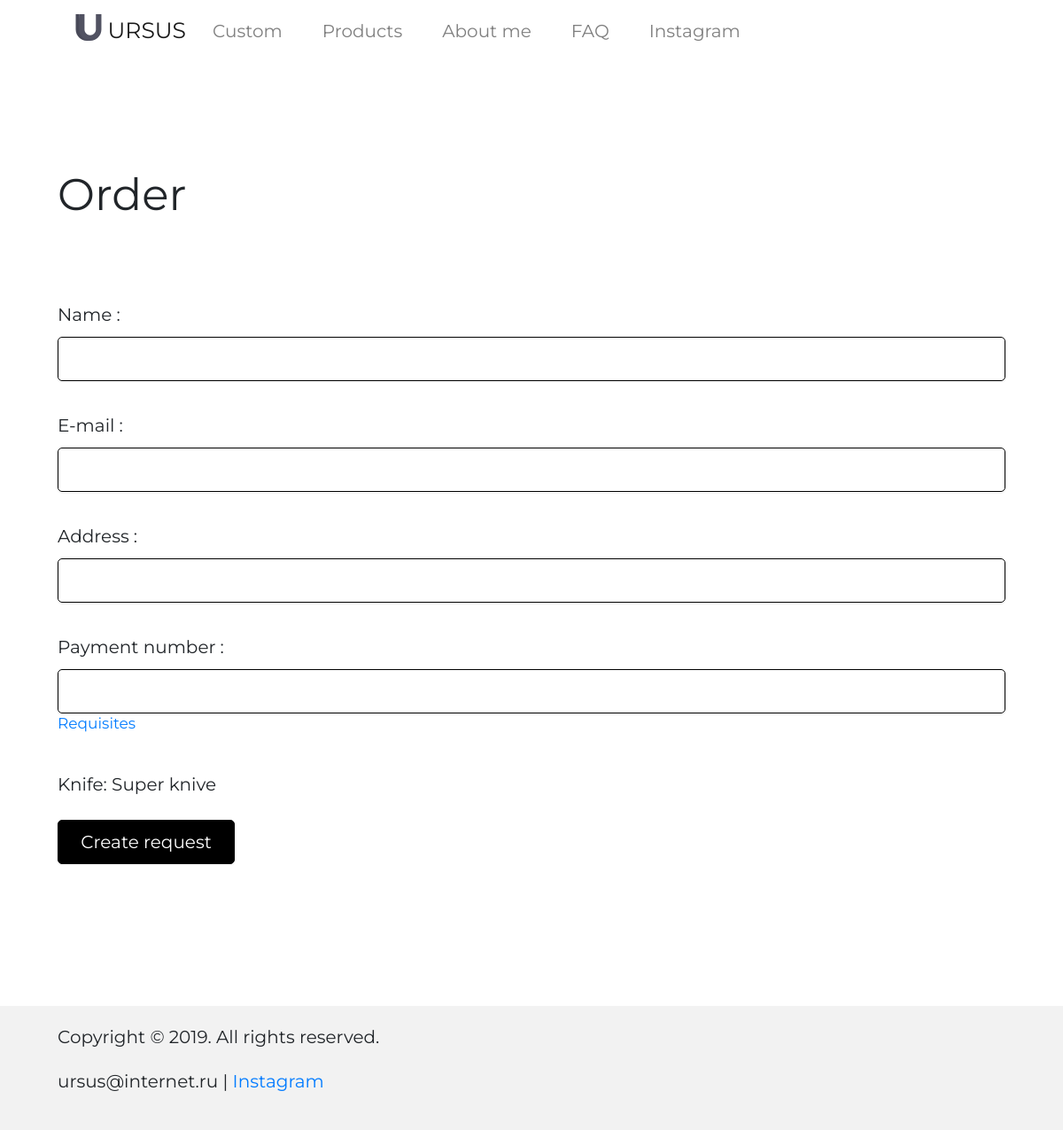
/products/order/super-knive, run on the app's committed database.
### models.py (models this page shows, shortened)
class MenuItem(db.Model):
    id = db.Column(db.Integer, primary_key=True)
    name = db.Column(db.String(35), nullable=False)
    slug = db.Column(db.String(55), unique=True, nullable=False)

### products/models.py (models this page shows, shortened)
class Knife(db.Model):
    id = db.Column(db.Integer, primary_key=True)
    name = db.Column(db.String(35), nullable=False)
    slug = db.Column(db.String(50), unique=True, nullable=False)
    length = db.Column(db.Integer, nullable=False)
    mass = db.Column(db.Integer, nullable=False)
    blade_material = db.Column(db.String(50), nullable=False)
    blade_length = db.Column(db.Integer, nullable=False)
    blade_thickness = db.Column(db.Integer, nullable=False)
    handle_material = db.Column(db.Integer, nullable=False)
    coating = db.Column(db.String(50), nullable=False)
    description = db.Column(db.String(250), nullable=False)

### products/products.py (the view, shortened to what this page needs)
@products.route('/order/<path>', methods=['POST', 'GET'])
def order(path):
    knife = get_knife_by_path(path)
    form = Order()
    return render_template('products/order.html', title=titles['order'], menu=g.menu, knife=knife, form=form)

### products/forms.py
class Order(FlaskForm):
    name = StringField('Name', validators=[DataRequired()])
    email = StringField('E-mail', validators=[DataRequired(), Email()])
    address = StringField('Address', validators=[DataRequired()])
    payment_number = StringField('Payment number', validators=[DataRequired()])

### models.py (called while the page is built)
def get_menu_items():
    try:
        return MenuItem.query.all()
    except sqlite3.OperationalError:
        abort(500)

### products/models.py (called while the page is built)
def get_knife_by_path(path):
    knife = None
    try:
        return Knife.query.filter(Knife.slug.like(f'{path}')).first()
    except sqlite3.OperationalError:
        abort(500)
    if not knife:
        abort(404)
    return knife

### views.py (called while the page is built)
@app.before_request
def before_request():
    g.menu = get_menu_items()

### products/templates/products/order.html (shortened to what this page needs)
{% extends 'base.html' %}
{% block content %}
<section class="order">
    <div class="container">
        <div class="row">
            <div class="col-12">
                <h3>Order</h3>
            </div>
            <div class="col-12">
                <form method="POST" action="{{ url_for('products.order', path=knife.slug) }}" id="#form">
                    <p>{{ form.name.label }}: {{ form.name(size=20) }}</p>
                    <p>{{ form.email.label }}: {{ form.email(size=20) }}</p>
                    <p>{{ form.address.label }}: {{ form.address(size=20) }}</p>
                    <p>{{ form.payment_number.label }}: {{ form.payment_number(size=20) }}</p>
                    <a href="#form" id="requisites">Requisites</a>
                    <p>Knife: {{ knife.name }}</p>
                    <input class="btn btn-primary" type="submit" value="Create request">
                </form>
            </div>
        </div>
    </div>
</section>
{% endblock content %}

### templates/base.html (shortened to what this page needs)
<!DOCTYPE html>
<html lang="en">
<head>
    <link rel="stylesheet" href="https://cdn.jsdelivr.net/npm/bootstrap@4.6.2/dist/css/bootstrap.min.css">
    <link rel="stylesheet" href="{{ url_for('static', filename='css/default.css') }}">
    <link rel="stylesheet" href="{{ url_for('static', filename='css/style.css') }}">
</head>
<body>
<header class="header">
    <div class="container">
        <nav class="navbar navbar-expand-lg navbar-light bg-white">
            <a class="navbar-brand" href="{{ url_for('index') }}">
                <img src="{{ url_for('static', filename='img/logo.svg') }}" width="30" height="30"
                     class="d-inline-block align-top" alt="">
                URSUS
            </a>
            <div class="collapse navbar-collapse" id="navbarTogglerDemo01">
                <ul class="navbar-nav">
                    {% for menu_elem in menu %}
                    <li class="nav-item">
                        <a class="nav-link" href="{{ menu_elem.slug }}">{{ menu_elem.name }}</a>
                    </li>
                    {% endfor %}
                </ul>
            </div>
        </nav>
    </div>
</header>
{% block content %}
{% endblock content %}
<footer class="footer">
    <div class="container">
        <p>Copyright © 2019. All rights reserved.</p>
        <p>ursus@internet.ru | <a href="#">Instagram</a></p>
    </div>
</footer>
</body>
</html>

### static/css/default.css (style rules this page uses)
html, body { font-family: 'Montserrat'; font-style: normal; font-weight: 400; font-size: 20px; background-color: #fff; }

### static/css/style.css (style rules this page uses)
.container { max-width: 1100px; }
header { margin-bottom: 120px; }
.nav-item { margin-right: 25px; }
section { margin-bottom: 160px; }
h3 { font-size: 2.5em; margin-bottom: 50px; }
.about, footer { background-color: rgba(0, 0, 0, .05); padding: 20px; }
.btn { margin-top: 30px; background-color: black; border: 1px solid black; transition: ease 0.4s; width: 200px; }
.order .container { align-items: center; justify-content: center; }
.order p { margin-top: 40px; margin-bottom: -5px; }
.order a { font-size: 17px; }
.order label { margin-right: 5px; }
.custom select, input { display: block; color: #444; line-height: 1.3; padding: .6em 1.4em .5em .8em; width: 100%; max-width: 100%; box-sizing: border-box; margin: 0; box-shadow: 0 1px 0 1px rgba(0, 0, 0, .035); border-radius: .5em; height: 50px; border-radius: 5px; border: 1px solid black; padding: 10px; }

### data on the page
MenuItem: name "Custom"
MenuItem: name "Products"
MenuItem: name "About me"
MenuItem: name "FAQ"
MenuItem: name "Instagram"
Knife: name "Super knive"
